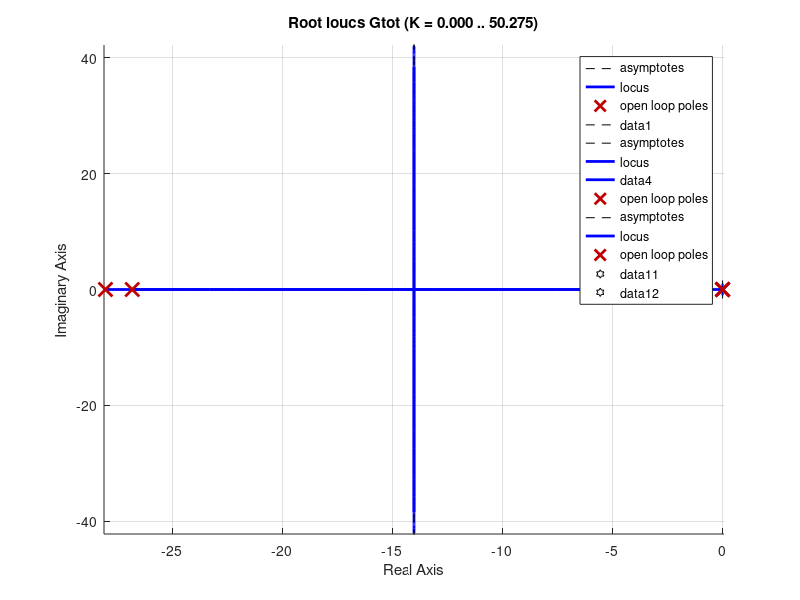
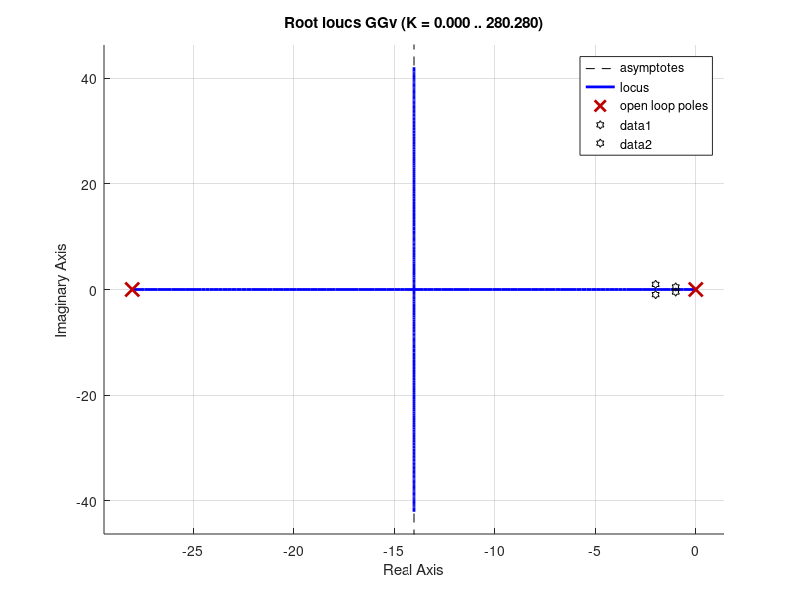
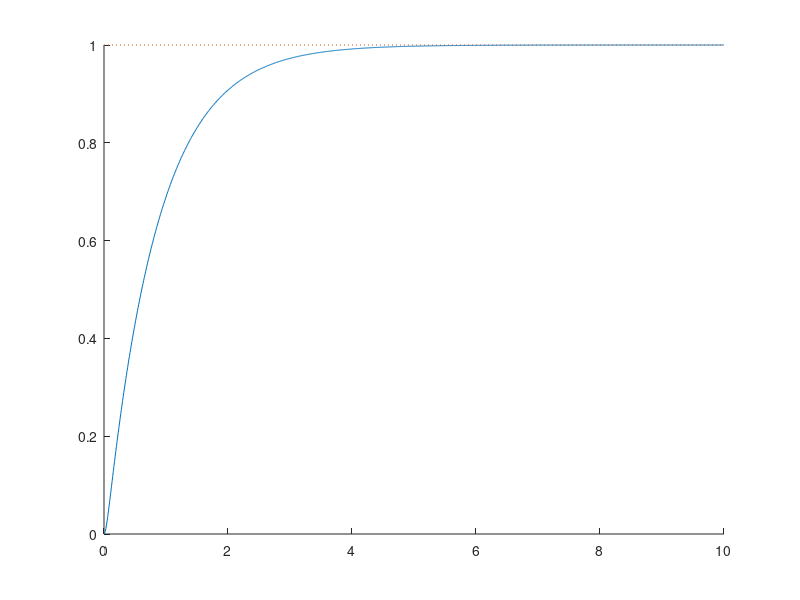

These figures' MATLAB source, in order:
% S5 Projet - TEAM Kirby
% Asservissements (Sphere)
clc
close all
clear
clc

%THIS IS ONLY A ROUGH DRAFT OF THE CODE, NOT TO BE USED IN ANY FINAL
%PRODUCT

% xs & ys
num = [0 7.007];
den = [1 0 0];
G=tf(num,den);

zeta=0.9;
wn=4/(2*zeta);
wn2=4/(4*zeta);
phi=acosd(zeta);

s_des=-wn*zeta + 1j*wn*sqrt(1-zeta^2);
s_des2=-wn*zeta - 1j*wn*sqrt(1-zeta^2);

s_des_max=-wn2*zeta + 1j*wn2*sqrt(1-zeta^2);
s_des_max2=-wn2*zeta - 1j*wn2*sqrt(1-zeta^2);

kp=4.65;
kv=4;

Gv=tf([kv 0],1);

GGv=feedback(G,Gv);

Gtot=feedback(GGv*kp,1);


figure
hold on
rlocus(G,'b')
rlocus(GGv,'r')
rlocus(Gtot,'g')
plot([s_des s_des2],'hk')
plot([s_des_max s_des_max2],'hk')
grid on

figure
hold on
rlocus(GGv,'g')
plot([s_des s_des2],'hk')
plot([s_des_max s_des_max2],'hk')
grid on

T=[0:0.01:10];
u=ones(length(T),1);
Y=lsim(Gtot,u,T);

figure
hold on
% step(Gtot)
plot(T,Y)
plot([0 T(end)],[1 1],':')
%[Y,T] = step(Gtot);

Mp=100*(max(Y)-1);
Mpdes=100*exp(-pi/tand(acosd(0.9)));
Mpdiff=abs(Mp-Mpdes);
if (0.01<Mpdiff)
    Mp
end
ind=find((Y<0.98)|(Y>1.02),1,'last');
ts=T(ind);
if (ts<2)||(ts>4)
    ts
end